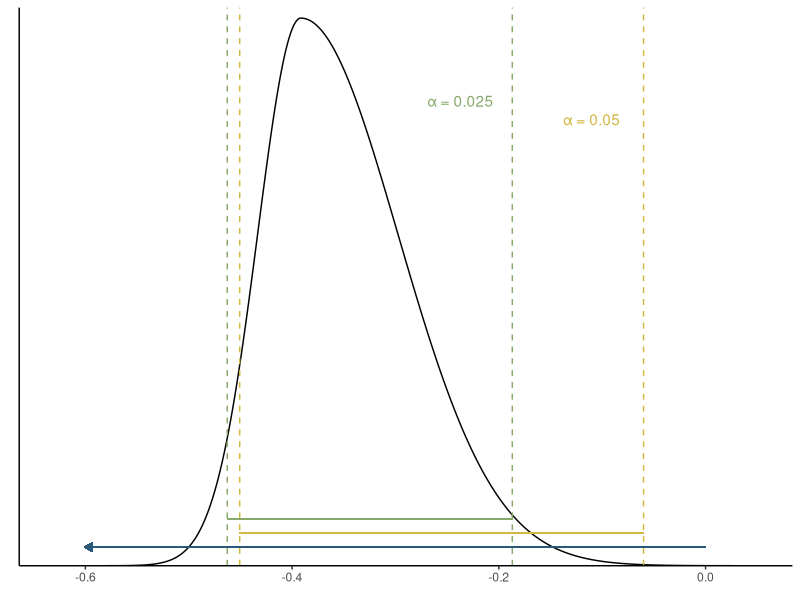

Recreate this plot in R.
library(dplyr)
library(ggplot2)
library(fGarch)

x <- seq(-0.6, 0.1, length.out = 1000)
y <- dsnorm(x, mean = -.35, sd = .07, xi = 1.5)

values <- rsnorm(1000, mean = -.35, sd = .07, xi = 1.5)

ci95 <- bayestestR::ci(values, ci = 0.95, method = "ETI")
ci90 <- bayestestR::ci(values, ci = 0.90, method = "ETI")

ci_plt <- ggplot(data.frame(x = x, y = y), aes(x, y)) +
  geom_line() +
  theme_classic() +
  scale_y_continuous(limits = c(0,6), expand=c(0,0)) +
  xlim(c(-0.63, 0.05)) +
  xlab(element_blank()) +
  ylab(element_blank()) +
  geom_vline(xintercept = ci95$CI_low, color = "#87A96B", linetype = "dashed") +
  geom_vline(xintercept = ci95$CI_high, color = "#87A96B", linetype = "dashed") +
  geom_vline(xintercept = -0.06, color = "#d0b740", linetype = "dashed") +
  geom_vline(xintercept = ci90$CI_low, color = "#d0b740", linetype = "dashed") +
  geom_segment(aes(x = ci95$CI_low, y = 0.5, xend = ci95$CI_high, yend = 0.5), color = "#87A96B") +
  geom_segment(aes(x = 0, y = 0.2, xend = -.6, yend = 0.2), color = "#28587B", arrow = arrow(length=unit(0.2,"cm"), ends="last", type = "closed")) +
  theme(#axis.text.x=element_blank(),
        #axis.ticks.x=element_blank(),
        axis.text.y=element_blank(),
        axis.ticks.y=element_blank(),
        #axis.line = element_line(colour = 'black', size = 2)
        ) +
  annotate("text", label = "\u03B1 = 0.025", x = ci95$CI_high - 0.05, y = 5, color = "#87A96B") +
  annotate("text", label = "\u03B1 = 0.05", x = -0.11, y = 4.8, color = "#d0b740") +
  geom_segment(aes(x = ci90$CI_low, y = 0.35, xend = -0.06, yend = 0.35), color = "#d0b740")

ggsave(here::here("figures/power_check_conceptual.jpg"), ci_plt, width = 6, height = 4)
